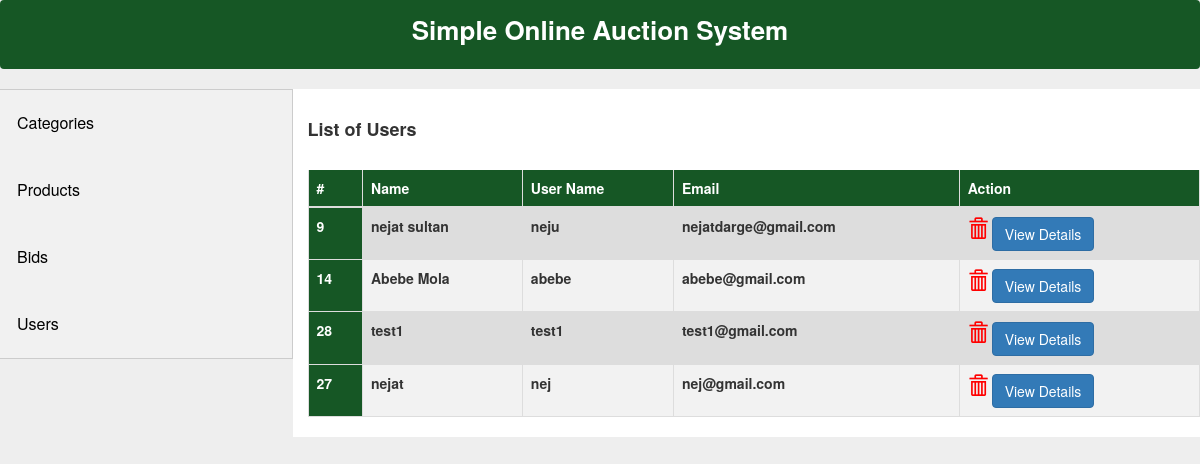
Screenshot of /user.php with the database file from the repository.
### tables this page shows
CREATE TABLE IF NOT EXISTS `user` (
  `id` int(11) NOT NULL AUTO_INCREMENT,
  `name` varchar(200) NOT NULL,
  `username` varchar(100) NOT NULL,
  `email` varchar(100) NOT NULL,
  `password` varchar(50) NOT NULL,
  `phoneno` int(30) NOT NULL,
  `address` varchar(50) NOT NULL,
  PRIMARY KEY (`id`)
);

### user.php (the view, shortened to what this page needs)
<?php
include 'config.php';
?>
<!DOCTYPE html>
<html>
<head>
	<link rel="stylesheet" href="style.css">
    <link rel="stylesheet" href="https://maxcdn.bootstrapcdn.com/bootstrap/3.4.1/css/bootstrap.min.css">
</head>
<body>
    <div class="navbar">
        <p>Simple Online Auction System</p>
    </div>
    <div class="row">
        <ul class="col-sm-3">
        <li> <a href="category.php" class="sidebar">Categories</a> </li>
        <li> <a href="product.php" class="sidebar">Products</a> </li>
        <li> <a href="bids.php" class="sidebar">Bids</a> </li>
        <li> <a href="user.php" class="sidebar">Users</a> </li>
        </ul>
        <div class="col-sm-9" style="background-color: #fff;">
            <div class="title">
                <h4 style="padding-bottom:20px;"><strong>List of Users<strong></h4>
            </div>
            <table class="table">
                <thead>
                    <tr>
                        <th scope="col">#</th>
                        <th scope="col">Name</th>
                        <th scope="col">User Name</th>
                        <th scope="col">Email</th>
                        <th scope="col">Action</th>
                    </tr>
                </thead>
                <tbody>
                <?php
                    $sql="SELECT id,name,username,email from `user` ";
                    $result=mysqli_query($conn,$sql);
                    if($result){
                        while($row=mysqli_fetch_assoc($result)){
                                ?>
                            <tr>
                                <th scope="row"> <?php echo $row['id']; ?> </th>
                                <td> <?php echo $row['name']; ?> </td>
                                <td> <?php echo $row['username']; ?> </td>
                                <td> <?php echo $row['email']; ?> </td>
                                <td>
                                    <a href="user.php?delete=<?php echo $row['id']; ?>" onclick="return confirm('are u sure you want to delete this user?')" style="color: red;font-size:20px;"> <span class="glyphicon glyphicon-trash"></span></a>
                                    <button type="button" id='<?= $row['id']; ?>' class="product btn btn-primary" data-toggle="modal" data-target="#exampleModal">
                                        <a href="#" class="modalLink">View Details</a>
                                    </button>
                                </td>
                            </tr>
                            <?php
                        }
                    }
                ?>
                </tbody>
            </table>
        </div>
    </div>
</body>
</html>

### style.css (style rules this page uses)
* { box-sizing: border-box; }
body { margin: 0; }
.navbar { overflow: hidden; background-color: #165725; }
.navbar p { float: center; display: block; color: white; text-align: center; text-decoration: none; font-size: 26px; padding: 10px; font-weight: bold; }
ul { border: 1px solid #ccc; background-color: #f1f1f1; }
ul a { color: #000; display: block; text-decoration: none; padding: 22px 16px; width: 100%; border: none; outline: none; text-align: left; cursor: pointer; transition: 0.3s; font-size: 16px; }
.title h4 { Padding-top: 20px; }
.table { border-collapse: collapse; width: 100%; }
.table td, .table th { border: 1px solid #ddd; padding: 8px; }
.table tr:nth-child(even) { background-color: #f2f2f2; }
.table tr { background-color: #ddd; }
.table th { padding-top: 12px; padding-bottom: 12px; text-align: left; background-color: #165725; color: white; }
.modalLink { padding: 0; margin: 0; color: #fff; text-decoration: none; }

### user.php (style rules this page uses)
body { background-color: #eee; }

### rows the page displays
user: id "9", name "nejat sultan", username "neju", email "nejatdarge@gmail.com"
user: id "14", name "Abebe Mola", username "abebe", email "abebe@gmail.com"
user: id "28", name "test1", username "test1", email "test1@gmail.com"
user: id "27", name "nejat", username "nej", email "nej@gmail.com"
